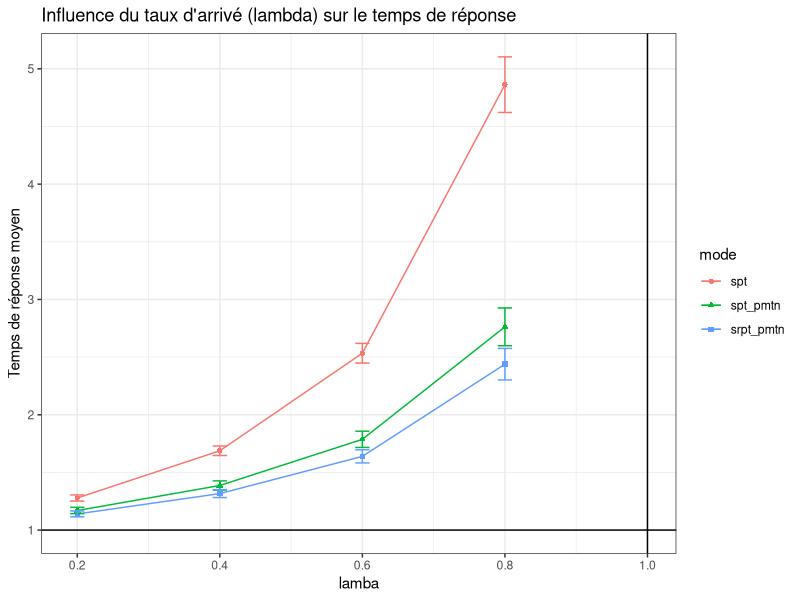

Source code (R):
## ---- chunk 1
library(plyr)
library(ggplot2)

Service <- function(n=1,typeservice,x,y) {
# genere un temps de service
  switch(typeservice,
         det = rep(1,n),
         uni = runif(n,x,y),
         gamma = rgamma(n,shape=x,scale=y),
         exp = rexp(n,x)
         )
}

FileLIFO <- function(n,lambda,typeservice,x,y,policy) {
    # simulates a M/GI/1 LIFO queue with different preemption policy
    # parameters:
    #    n :  total number of jobs
    #    lambda : arrival rate
    #    typeservice : service law (det uni gamma exp)
    #    x ,y : parameters of the service law
    #    policy: npmtn, pmtn, pmtn_restart, pmtn_reset
    # return value:
    #    vector with response time of each task assuming the queue is initially empty
    set.seed(10)                #in order to have the same time service each call with the same lambda, x, y
    A <- rexp(n,lambda)         # inter arrival
    t1 <- cumsum(A)             # arrival dates
    t2 <- rep(NA,n)             # completion dates
    S <- Service(n,typeservice,x,y) # initial service times
    
    #### Variables that define the state of the queue
    t = 0               # current time
    remaining = rep(NA,n)  # how much work remains to do for each task
    running = NA        # index of the currently running task
    waiting = c()       # stack with tasks which have arrived and have not been completed yet
    next_arrival = 1    # index of the next task to arrive
    sys_vide = 0        # by curiosity let's count the number of times the system is empty
    sys_interrupted = 0 # by curiosity let's count the number of times the system is interrupted
    used = rep(0, n)    # by curiosity let's count the total of time used by a process (including its restart)
    #interrupted = data.frame()  # by curiosity let's save the preemptions for counting them later
    
    
    #### A few useful local functions 
    run_task = function() { # runs the last task of the waiting list
      #if there is still a process in the stack to run, we take the last one in
      if(length(waiting)>0) {
        index = length(waiting)
        running = waiting[index] #it unstacks the last process received to update its remainning time
        #At first loop it takes S[running], but after remaining[running] is returned
        remaining[running] <<- min(S[running],remaining[running],na.rm=T)
        
        #return the waiting index of the process with a minimum remaining time > 0 : depending on the policy chosen
        switch(policy,
                        srpt_pmtn = 
                          { #we elect the min between the new and current request by comparing their remaining time
                            if (index >= 2) { 
                              if (remaining[waiting[index-1]] <= remaining[waiting[index]]) 
                                index = (index - 1)
                            }
                          },
                       
                        spt_pmtn = 
                          { #we elect the min between the new and current request by comparing their service time
                            if (index >= 2) { 
                              if (S[waiting[index-1]] <= S[waiting[index]]) 
                              index = (index - 1)
                            }
                          },
                       
                        spt = 
                          { #we elect the first shortest remaining time process, among all the waiting processes
                            min_process = which(remaining==min(remaining[remaining>0], na.rm=T))
                            index = (which(waiting == min_process))[1]
                          }
                )
        running <<- waiting[index]        
        waiting <<- waiting[-index] #renvoie le tableau privé de l'element a la position index 
      }
    }

    push_task = function() { # insert the next_arrival-th task to the waiting list
                             # and run it if there is preemption
      if(policy != "spt") {
        #It is preemptif
        if(!is.na(running)) {
          #if a process is running, we stack him because we are in preemption mode, and then stack also the next arrival. 
          waiting <<- c(waiting,running) #it stacks the current process, if t==t1[next_arrival]
          #interrupted = rbind(interrupted, data.frame(id=running, when=t, remaining=remaining[running]))
        }
        running <<- NA #We set it to NA as if no process is running
      }
      #preemptif or not we stack the next arrival
      waiting <<- c(waiting,next_arrival)
      next_arrival <<- next_arrival+1 
      if(is.na(running)) { run_task() } #if it was preemtpif let run the next arrival, by unstack it
    }

    #### Main simulation loop
    while(TRUE) { 
      #dt is the time we will minus the remaning running process time
      # Look for next event
      dt = NA
      #have we reached the number max of process arrival ?
      if(next_arrival <=n) { dt = min(dt ,(t1[next_arrival]-t), na.rm=T ) } #dt=t1[..]-t it's a bit akward to take the min with dt because NA are deleted. Notice that t1[next_arrival]-t=dt is the next process arrival time - current time. So this is the elapsed time
      
      #is some process running ? if so, we finish executing it if its remaining time is lower than the delta time of the next arrival
      if(!is.na(running))  { dt = min(dt,remaining[running], na.rm=T) }
      
      #we've reached the max of process (no next arrival) and no process is running, we take off
      if(is.na(dt)) { break }
      
      # Update state
      t=t+dt
      if(!is.na(running)) { 
        # if a process is running, we subtract him dt time
        remaining[running] = remaining[running] - dt
        used[running] = used[running] + dt
        if(remaining[running]<=0) {
          #if the process is finished, we note the finish time
          t2[running] = t
          running = NA
          
          #the process is finished, it unstacks the last process and it launchs it depending on the policy chosen (resume, restart, restart with lower time), and affect remaining[running] to the corresponding time service
          run_task()
        }
      }
      
      if((next_arrival<=n) & (t==t1[next_arrival])) {
        #if this is time for the next arrival
        push_task() #insert the next_arrival task to the waiting list and run it if there is preemption
      }
      
    }
    
    #count the number of times the system is empty
    for(i in 2:n) {
      if ( t1[i]>t2[i-1]) {
        sys_vide = sys_vide + 1
      }
    }
    
    list (jobs = data.frame(arrival = t1, completion=t2, service=used, theoricService=S, response=(t2-t1)), 
          sys_vide = sys_vide)
}    

## ---- chunk 2

set.seed(10)
lambda_min  = 0.1
lambda_max  = 0.95
lambdas     = c(.2, .4, .6, .8) #seq(lambda_min, lambda_max, step)
step        = 0.05
n           = 10000
x           = 1
y           = 1
policies    = c("srpt_pmtn","spt_pmtn", "spt")

df = data.frame()
for(policy in policies){ 
  for(lambda in lambdas) {
      route=FileLIFO(n, lambda, typeservice="exp", x, y, policy)
      tmp=route$jobs
      tmp$mode = policy
      tmp$lambda = lambda
      tmp$id=1:length(tmp$arrival)
      tmp$n = n
      tmp$sys_vide = route$sys_vide
      tmp$sys_interrupted=(tmp$n-tmp$sys_vide)
      df = rbind(df, tmp)
  }
}


library(plyr)
res = ddply(df, c("mode", "lambda", "n", "sys_vide", "sys_interrupted"), summarize, serviceM= mean(service), sd_service=sd(service), responseM=mean(response), sd_response=sd(response))

## ---- chunk 3

ggplot(data=res, aes(x = lambda, y = responseM, color = mode, shape = mode)) + 
  geom_line() +
  geom_point() + 
  geom_errorbar(width = 0.02, aes(x = lambda, y = responseM, ymin = responseM - 2 * sd_response/sqrt(n), ymax = responseM + 2 * sd_response/sqrt(n))) + 
  geom_vline(xintercept = 1) +
  geom_hline(yintercept = 1) +
  theme_bw() +
  xlab("lamba") +
  ylab("Temps de réponse moyen") +
  ggtitle("Influence du taux d'arrivé (lambda) sur le temps de réponse")
